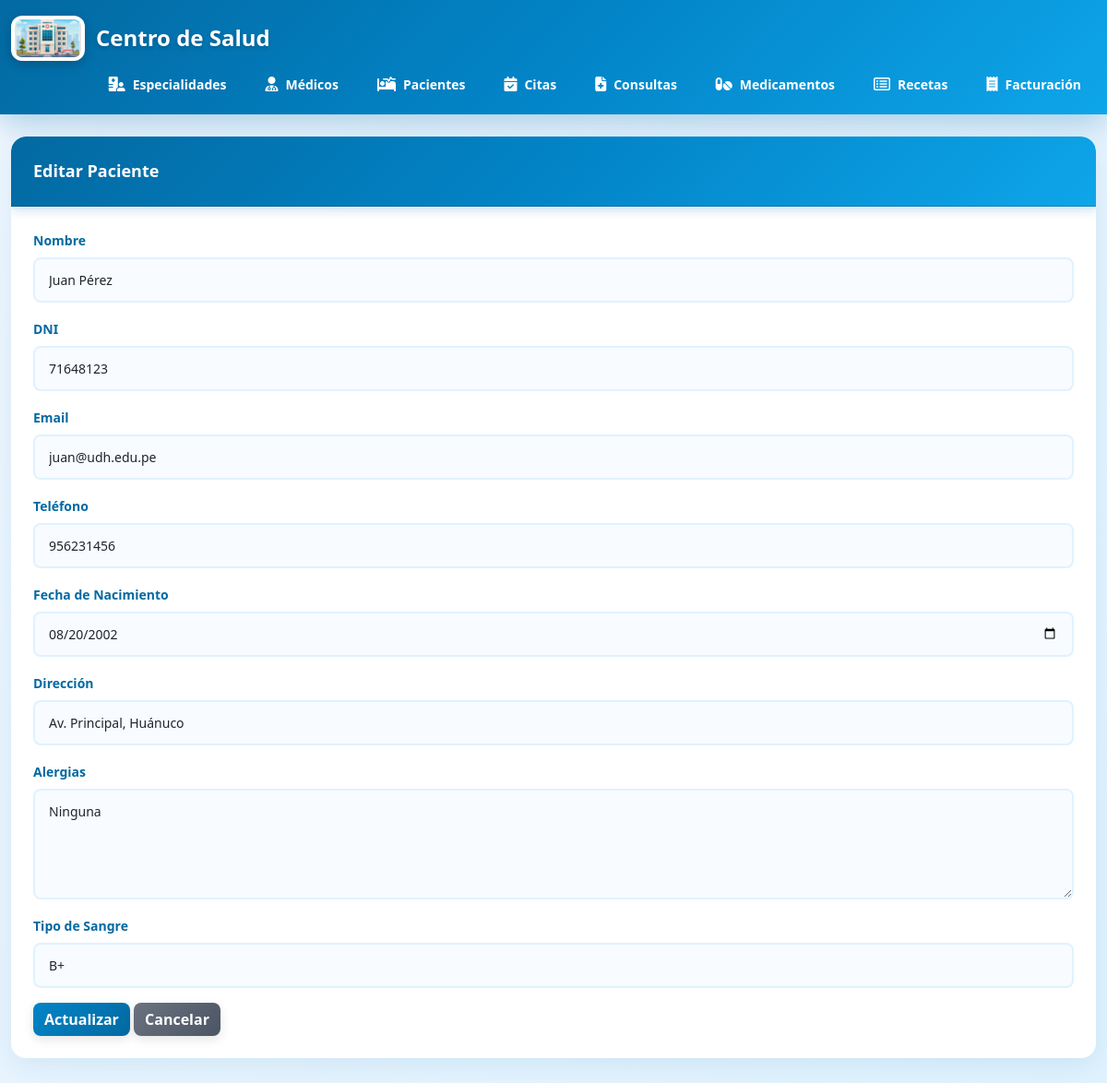
The app's page /pacientes/edit.php?id=2, older data.
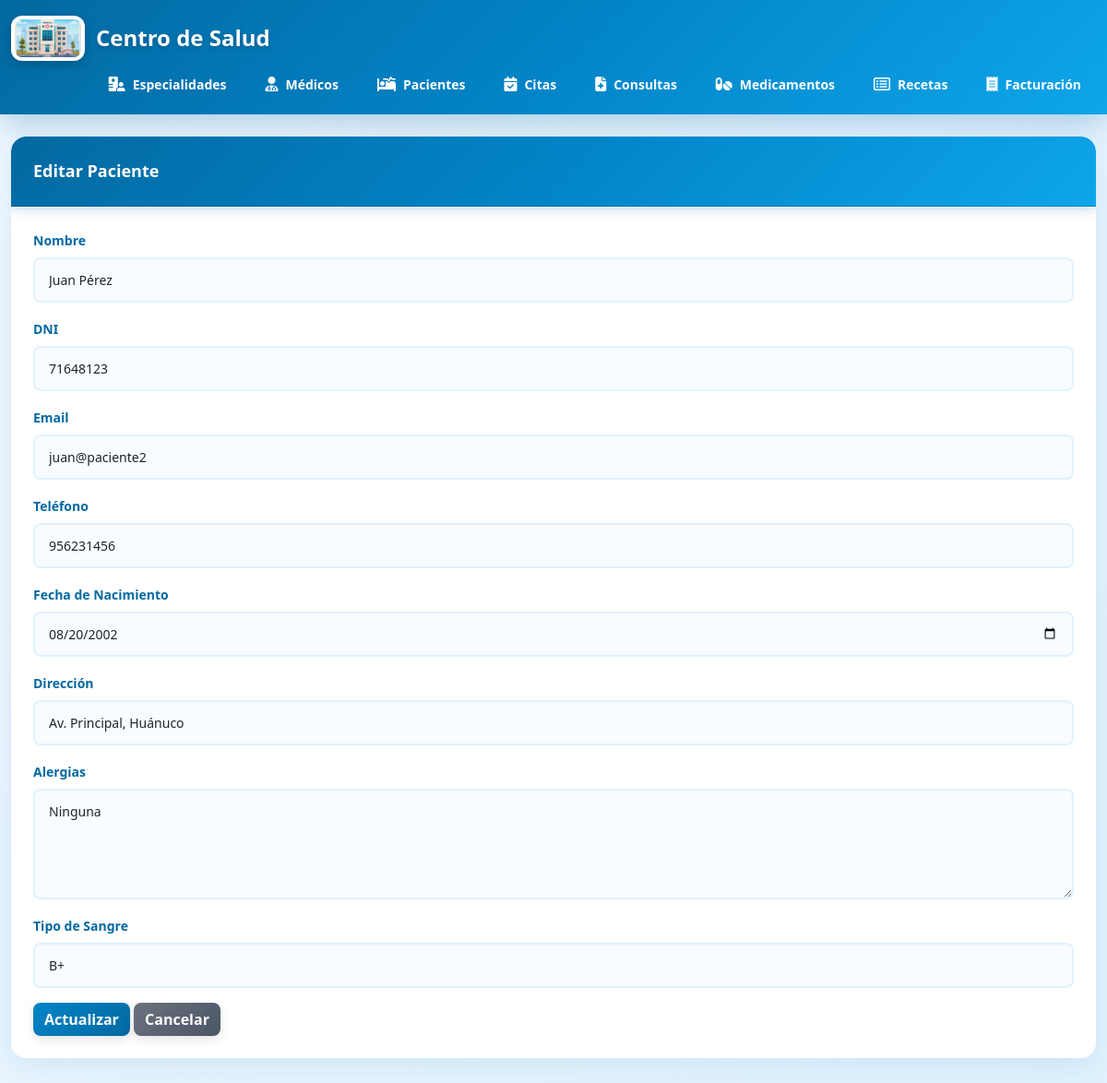
The same page, newer data.
### tables this page shows
CREATE TABLE pacientes (
  id_paciente int auto_increment primary key,
  nombre varchar(150) not null,
  dni varchar(20) not null unique,
  email varchar(100) unique,
  telefono varchar(20),
  fecha_nacimiento date,
  direccion varchar(255),
  tipo_sangre varchar(5),
  alergias text,
  fecha_registro datetime default current_timestamp
);

### pacientes/edit.php (the view, shortened to what this page needs)
<?php
require_once '../config/database.php';
require_once '../includes/header.php';
$id = $_GET['id'];
$stmt = $pdo->prepare("SELECT * FROM pacientes WHERE id_paciente = :id");
$stmt->execute([':id' => $id]);
$paciente = $stmt->fetch(PDO::FETCH_ASSOC);
?>
<div class="card">
    <div class="card-header">Editar Paciente</div>
    <div class="card-body">
        <form action="update.php" method="POST">
            <div class="mb-3">
                <label class="form-label">Nombre</label>
                <input type="text" name="nombre" class="form-control" value="<?= $paciente['nombre'] ?>" required>
            </div>
            <div class="mb-3">
                <label class="form-label">DNI</label>
                <input type="text" name="dni" class="form-control" value="<?= $paciente['dni'] ?>" required>
            </div>
            <div class="mb-3">
                <label class="form-label">Email</label>
                <input type="email" name="email" class="form-control" value="<?= $paciente['email'] ?>">
            </div>
            <div class="mb-3">
                <label class="form-label">Teléfono</label>
                <input type="text" name="telefono" class="form-control" value="<?= $paciente['telefono'] ?>">
            </div>
            <div class="mb-3">
                <label class="form-label">Fecha de Nacimiento</label>
                <input type="date" name="fecha_nacimiento" class="form-control" value="<?= $paciente['fecha_nacimiento'] ?>">
            </div>
            <div class="mb-3">
                <label class="form-label">Dirección</label>
                <input type="text" name="direccion" class="form-control" value="<?= $paciente['direccion'] ?>">
            </div>
            <div class="mb-3">
                <label class="form-label">Alergias</label>
                <textarea name="alergias" class="form-control" rows="3"><?= $paciente['alergias'] ?></textarea>
            </div>
            <div class="mb-3">
                <label class="form-label">Tipo de Sangre</label>
                <select name="tipo_sangre" class="form-control">
                    <option value="B+" <?php if ($paciente['tipo_sangre'] == 'B+') echo 'selected'; ?>>B+</option>
                </select>
            </div>
            <button type="submit" class="btn btn-warning">Actualizar</button>
            <a href="index.php" class="btn btn-secondary">Cancelar</a>
        </form>
    </div>
</div>
<?php require_once '../includes/footer.php'; ?>

Row changes from the older to the newer data that the page shows:
changed pacientes "Juan Pérez": email "juan@udh.edu.pe" → "juan@paciente2"
